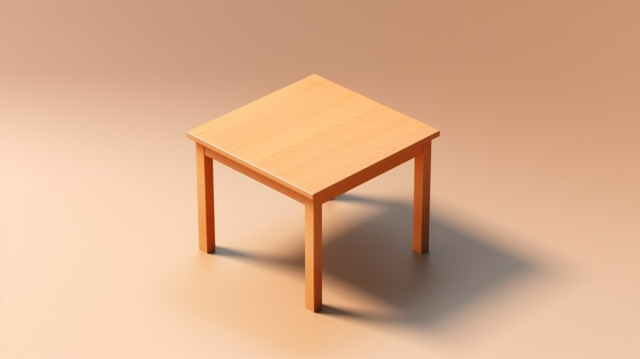
#> input picture images/table.png, 640 x 359 px, found by its file name
$ jupyter execute 'Line&Corner_Detection.ipynb'
#> lines starting #> are read from the running program, lines starting #| are printed output that depends on the picture; after the words box and inside, x2 and y2 are one past the last pixel; in counts of white or black regions, pixels touching at a corner belong together
<center><h1>Hough Tranform, Harris Corner Detection and Object Segmentation</h1></center>

[cell 1]
import cv2
import numpy as np
import matplotlib.pyplot as plt
import seaborn as sns

<h2>Hough Transform</h2>

[cell 2]
og = cv2.imread(r"table.png") #Replace with your image path
#> og is the input picture: shape (359, 640, 3); mean B, G, R 140.9, 173, 217.7
gray = cv2.cvtColor(og, cv2.COLOR_BGR2GRAY)

blurred = cv2.GaussianBlur(gray, (5,5), 0)

edges = cv2.Canny(blurred, 50, 100)
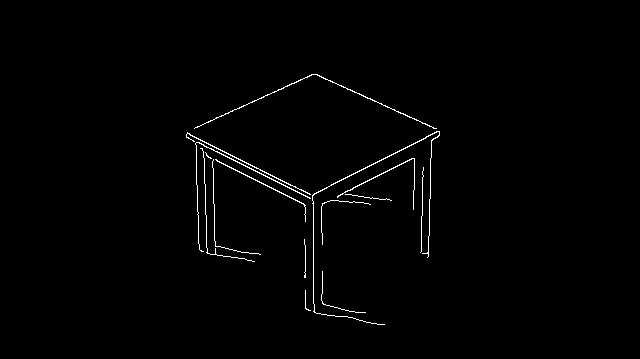
#> edges: shape (359, 640); 1% white in thin lines or dots, all inside (x1, y1, x2, y2) = (186, 74, 440, 325)

lines = cv2.HoughLinesP(edges, 1, np.pi/180, threshold=90,minLineLength=30,maxLineGap=20)
#> lines = [[298, 201, 437, 131], [187, 133, 313, 195], [313, 311, 313, 201], [186, 135, 322, 205], [216, 117, 313, 74], [314, 74, 436, 128], [196, 149, 321, 213], [194, 128, 198, 243], [428, 256, 430, 180]]

output = og.copy()

if lines is not None:
    for line in lines:
        x1,y1,x2,y2 = line[0]
        cv2.line(output, (x1, y1), (x2, y2), (0, 255, 0), 2)
#> this loop made 9 passes
#> output: shape (359, 640, 3); 1.33% of pixels changed, all inside (x1, y1, x2, y2) = (185, 73, 439, 313)

plt.figure(figsize=(20,10))

plt.subplot(1,2,1)
plt.imshow(edges, cmap='gray')
plt.title("Edge Detection")
plt.axis("off")

plt.subplot(1,2,2)
plt.imshow(cv2.cvtColor(output, cv2.COLOR_BGR2RGB))
plt.title("Filtered Line Detection")
plt.axis("off")

plt.tight_layout()
plt.show()

<h2>Harris Corner Detection</h2>

[cell 3]
image = cv2.imread(r"table.png") #Replace with your image path
gray = cv2.cvtColor(image, cv2.COLOR_BGR2GRAY)

gray = cv2.GaussianBlur(gray, (5,5), 0)

dst = cv2.cornerHarris(gray, blockSize=2, ksize=3, k=0.05)

dst = cv2.dilate(dst, None)
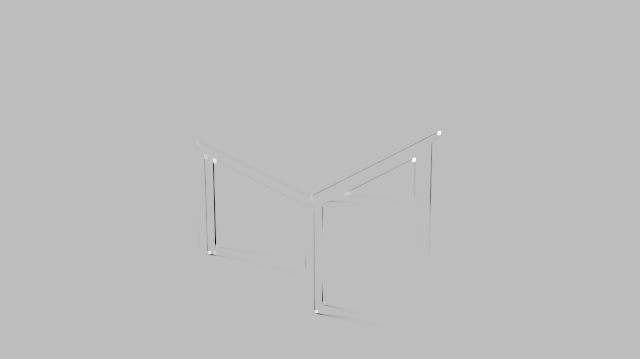
#> dst: shape (359, 640) float32; min -0.000275, max 9.58e-05, mean -1.7e-07; drawn with min black and max white

threshold = 0.02 * dst.max()
#> threshold = 1.92e-06
corner_points = np.where(dst > threshold)
#> corner_points = 284 positions, rows 130 to 312, columns 196 to 441

for y, x in zip(*corner_points):
    cv2.circle(image, (x, y), 2, (255, 255, 255), -1)
#> this loop made 284 passes
#> (y, x) on passes 1 to 3: (130, 438), (130, 439), (130, 440)
#> image: shape (359, 640, 3); 0.34% of pixels changed, all inside (x1, y1, x2, y2) = (194, 128, 444, 315)


plt.figure(figsize=(10, 5))

plt.subplot(1, 2, 1)
plt.imshow(gray, cmap='gray')
plt.title("Grayscale Image")
plt.axis("off")

plt.subplot(1, 2, 2)
plt.imshow(cv2.cvtColor(image, cv2.COLOR_BGR2RGB))
plt.title("Harris Corner Detection")
plt.axis("off")

plt.tight_layout()
plt.show()

<h2>Object Segmentation</h2>

[cell 4]
image = cv2.imread(r"ob.jpg") #Replace with your image path
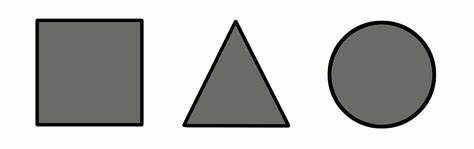
#> input picture images/ob.jpg, 474 x 149 px, found by its file name
#> image is the input picture: shape (149, 474, 3); mean B, G, R 191, 191.9, 191.8
gray = cv2.cvtColor(image, cv2.COLOR_BGR2GRAY)
#> gray: shape (149, 474)

blurred = cv2.GaussianBlur(gray, (5,5), 0)
#> blurred: shape (149, 474)

edges = cv2.Canny(blurred, 50, 150)
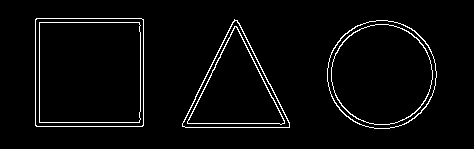
#> edges: shape (149, 474); 3.4% white in thin lines or dots, all inside (x1, y1, x2, y2) = (35, 18, 437, 129)

circles = cv2.HoughCircles(blurred, cv2.HOUGH_GRADIENT, dp=1.2, minDist=50, param1=50, param2=40, minRadius=10, maxRadius=100)
#> circles = [[382.2, 73.8, 49.84]]

output = image.copy()

if circles is not None:
    circles = np.uint16(np.around(circles))
#> circles = [[382, 74, 50]]
    for i in circles[0, :]:
        cv2.circle(output, (i[0], i[1]), i[2], (0, 255, 0), 3)
        cv2.circle(output, (i[0], i[1]), 2, (0, 0, 255), 3)
#> this loop made 1 pass
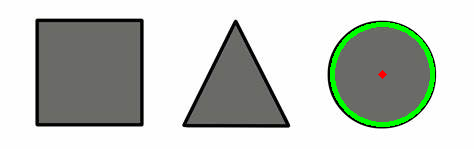
#> output: shape (149, 474, 3); 2.31% of pixels changed, all inside (x1, y1, x2, y2) = (330, 22, 435, 127)

corners = cv2.goodFeaturesToTrack(gray, maxCorners=7, qualityLevel=0.01, minDistance=10)
#> corners = [[183, 125], [235, 20], [289, 126], [142, 125], [36, 19], [142, 19], [36, 125]]
corners = corners.astype(int)


for i in corners:
    x, y = i.ravel()
    cv2.circle(output, (x, y), 5, (255, 0, 255), -1)
#> this loop made 7 passes
#> output: shape (149, 474, 3); 0.8% of pixels changed, all inside (x1, y1, x2, y2) = (31, 14, 295, 132)

plt.figure(figsize=(12,6))

plt.subplot(1,2,1)
plt.imshow(edges, cmap='gray')
plt.title("Edge Detection")
plt.axis("off")

plt.subplot(1,2,2)
plt.imshow(cv2.cvtColor(output, cv2.COLOR_BGR2RGB))
plt.title("Fixed Object Segmentation")
plt.axis("off")

plt.tight_layout()
plt.show()

<h1>Images 2</h1>

[cell 5]
import cv2
import numpy as np
import matplotlib.pyplot as plt
import seaborn as sns

[cell 6]
og = cv2.imread(r"img.jpg") #Replace with your image path
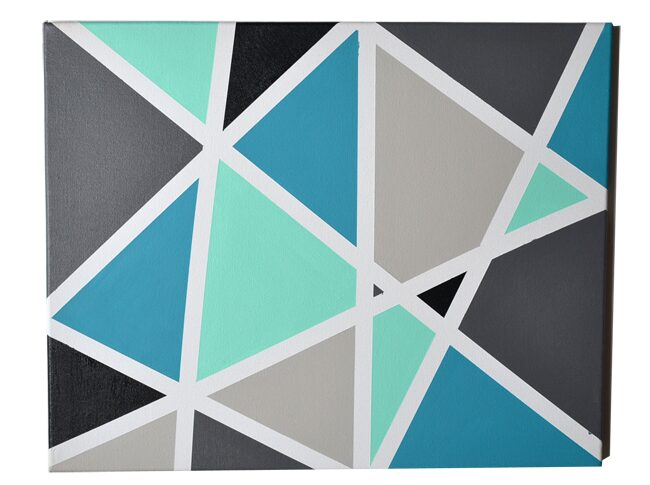
#> input picture images/img.jpg, 650 x 485 px, found by its file name
#> og is the input picture: shape (485, 650, 3); mean B, G, R 175.2, 172.2, 149.9
gray = cv2.cvtColor(og, cv2.COLOR_BGR2GRAY)
#> gray: shape (485, 650)

blurred = cv2.GaussianBlur(gray, (5,5), 0)
#> blurred: shape (485, 650)

edges = cv2.Canny(blurred, 50, 100)
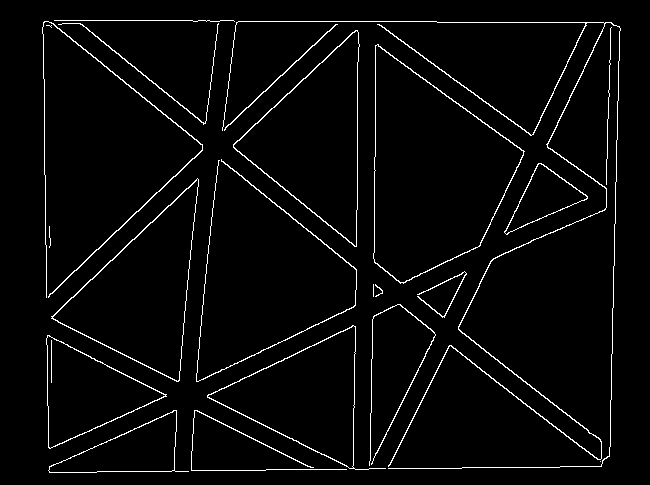
#> edges: shape (485, 650); 3.3% white in thin lines or dots, all inside (x1, y1, x2, y2) = (42, 20, 621, 473)

lines = cv2.HoughLinesP(edges, 1, np.pi/180, threshold=50,minLineLength=30,maxLineGap=5)
#> lines = 90 rows, first 6: [221, 159, 356, 269], [532, 134, 587, 22], [233, 147, 355, 246], [374, 21, 531, 135], [401, 442, 449, 345], [207, 395, 328, 338]

output = og.copy()

if lines is not None:
    for line in lines:
        x1,y1,x2,y2 = line[0]
        cv2.line(output, (x1, y1), (x2, y2), (255, 0, 255), 2)
#> this loop made 90 passes
#> (x1, y1, x2, y2) on passes 1 to 12: (221, 159, 356, 269), (532, 134, 587, 22), (233, 147, 355, 246), (374, 21, 531, 135), (401, 442, 449, 345), (207, 395, 328, 338), (117, 254, 196, 180), (224, 129, 340, 21), (44, 112, 44, 168), (268, 348, 354, 306), (444, 317, 465, 274), (234, 147, 356, 246)
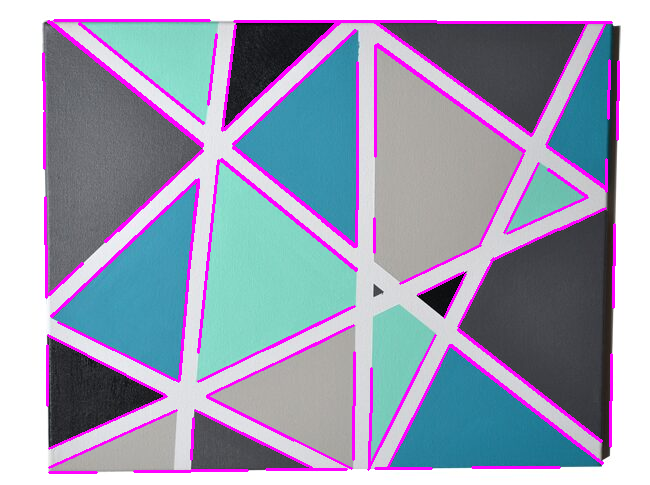
#> output: shape (485, 650, 3); 7.25% of pixels changed, all inside (x1, y1, x2, y2) = (42, 19, 620, 474)

plt.figure(figsize=(20,10))

plt.subplot(1,2,1)
plt.imshow(edges, cmap='gray')
plt.title("Edge Detection")
plt.axis("off")

plt.subplot(1,2,2)
plt.imshow(cv2.cvtColor(output, cv2.COLOR_BGR2RGB))
plt.title("Filtered Line Detection")
plt.axis("off")

plt.tight_layout()
plt.show()

[cell 7]
image = cv2.imread(r"img.jpg") #Replace with your image path
gray = cv2.cvtColor(image, cv2.COLOR_BGR2GRAY)

gray = cv2.GaussianBlur(gray, (5,5), 0)

dst = cv2.cornerHarris(gray, blockSize=2, ksize=3, k=0.05)
#> dst: shape (485, 650) float32

dst = cv2.dilate(dst, None)
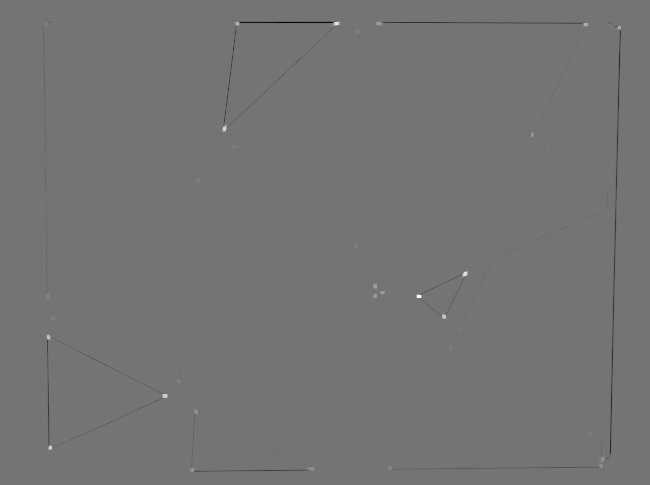
#> dst: shape (485, 650) float32; min -0.00151, max 0.00179, mean -2.9e-06; drawn with min black and max white

threshold = 0.02 * dst.max()
#> threshold = 3.58e-05
corner_points = np.where(dst > threshold)
#> corner_points = 772 positions, rows 21 to 472, columns 44 to 620

for y, x in zip(*corner_points):
    cv2.circle(image, (x, y), 2, (255, 0, 255), -1)
#> this loop made 772 passes
#> (y, x) on passes 1 to 3: (21, 337), (21, 338), (21, 339)
#> image: shape (485, 650, 3)


plt.figure(figsize=(10, 5))

plt.subplot(1, 2, 1)
plt.imshow(gray, cmap='gray')
plt.title("Grayscale Image")
plt.axis("off")

plt.subplot(1, 2, 2)
plt.imshow(cv2.cvtColor(image, cv2.COLOR_BGR2RGB))
plt.title("Harris Corner Detection")
plt.axis("off")

plt.tight_layout()
plt.show()
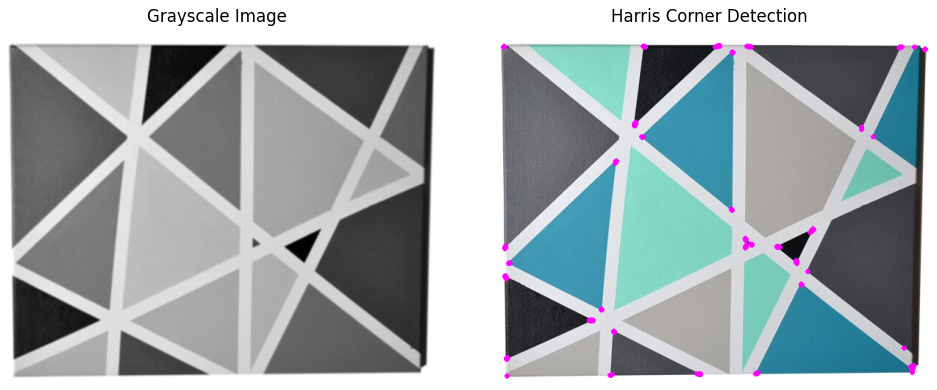
#> figure drawn by matplotlib, 2 panels
